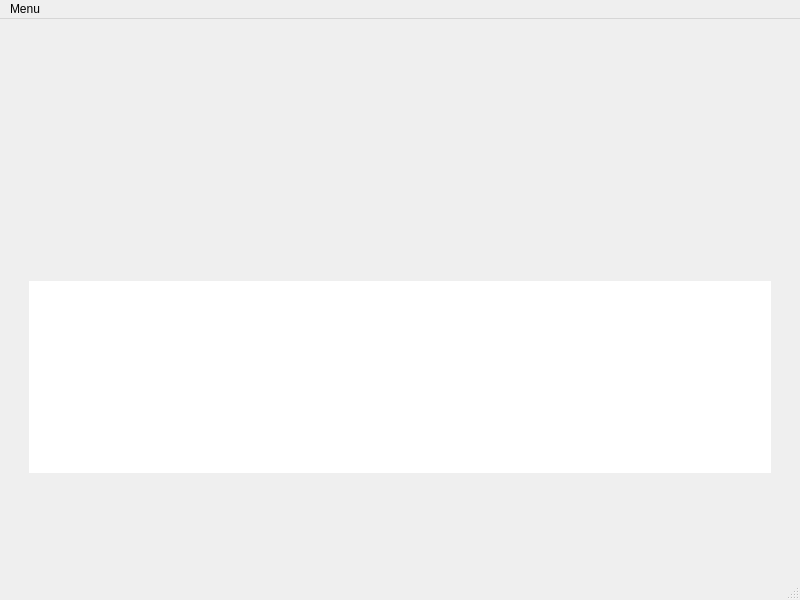
<?xml version="1.0" encoding="UTF-8"?>
<ui version="4.0">
 <class>MainWindow</class>
 <widget class="QMainWindow" name="MainWindow">
  <property name="geometry">
   <rect>
    <x>0</x>
    <y>0</y>
    <width>800</width>
    <height>600</height>
   </rect>
  </property>
  <property name="windowTitle">
   <string>Eneffco Diagram creator</string>
  </property>
  <widget class="QWidget" name="centralwidget">
   <layout class="QGridLayout" name="gridLayout">
    <item row="0" column="3">
     <spacer name="verticalSpacer">
      <property name="orientation">
       <enum>Qt::Vertical</enum>
      </property>
      <property name="sizeHint" stdset="0">
       <size>
        <width>20</width>
        <height>40</height>
       </size>
      </property>
     </spacer>
    </item>
    <item row="1" column="3">
     <layout class="QHBoxLayout" name="horizontalLayout">
      <item>
       <widget class="QLabel" name="loading_label">
        <property name="sizePolicy">
         <sizepolicy hsizetype="Fixed" vsizetype="Fixed">
          <horstretch>0</horstretch>
          <verstretch>0</verstretch>
         </sizepolicy>
        </property>
        <property name="minimumSize">
         <size>
          <width>150</width>
          <height>150</height>
         </size>
        </property>
        <property name="font">
         <font>
          <pointsize>20</pointsize>
         </font>
        </property>
        <property name="text">
         <string/>
        </property>
        <property name="scaledContents">
         <bool>true</bool>
        </property>
        <property name="textInteractionFlags">
         <set>Qt::NoTextInteraction</set>
        </property>
       </widget>
      </item>
     </layout>
    </item>
    <item row="2" column="3" rowspan="2">
     <layout class="QHBoxLayout" name="horizontalLayout_2">
      <item>
       <spacer name="verticalSpacer_5">
        <property name="orientation">
         <enum>Qt::Vertical</enum>
        </property>
        <property name="sizeHint" stdset="0">
         <size>
          <width>20</width>
          <height>40</height>
         </size>
        </property>
       </spacer>
      </item>
      <item>
       <widget class="QTextEdit" name="textEdit">
        <property name="font">
         <font>
          <pointsize>20</pointsize>
         </font>
        </property>
        <property name="frameShape">
         <enum>QFrame::NoFrame</enum>
        </property>
        <property name="frameShadow">
         <enum>QFrame::Plain</enum>
        </property>
        <property name="readOnly">
         <bool>true</bool>
        </property>
        <property name="html">
         <string>&lt;!DOCTYPE HTML PUBLIC &quot;-//W3C//DTD HTML 4.0//EN&quot; &quot;http://www.w3.org/TR/REC-html40/strict.dtd&quot;&gt;
&lt;html&gt;&lt;head&gt;&lt;meta name=&quot;qrichtext&quot; content=&quot;1&quot; /&gt;&lt;style type=&quot;text/css&quot;&gt;
p, li { white-space: pre-wrap; }
&lt;/style&gt;&lt;/head&gt;&lt;body style=&quot; font-family:'MS Shell Dlg 2'; font-size:20pt; font-weight:400; font-style:normal;&quot;&gt;
&lt;p style=&quot;-qt-paragraph-type:empty; margin-top:0px; margin-bottom:0px; margin-left:0px; margin-right:0px; -qt-block-indent:0; text-indent:0px;&quot;&gt;&lt;br /&gt;&lt;/p&gt;&lt;/body&gt;&lt;/html&gt;</string>
        </property>
       </widget>
      </item>
      <item>
       <spacer name="verticalSpacer_6">
        <property name="orientation">
         <enum>Qt::Vertical</enum>
        </property>
        <property name="sizeHint" stdset="0">
         <size>
          <width>20</width>
          <height>40</height>
         </size>
        </property>
       </spacer>
      </item>
     </layout>
    </item>
    <item row="4" column="3">
     <spacer name="verticalSpacer_2">
      <property name="orientation">
       <enum>Qt::Vertical</enum>
      </property>
      <property name="sizeHint" stdset="0">
       <size>
        <width>20</width>
        <height>40</height>
       </size>
      </property>
     </spacer>
    </item>
   </layout>
  </widget>
  <widget class="QMenuBar" name="menubar">
   <property name="geometry">
    <rect>
     <x>0</x>
     <y>0</y>
     <width>800</width>
     <height>18</height>
    </rect>
   </property>
   <widget class="QMenu" name="menuMenu">
    <property name="title">
     <string>Menu</string>
    </property>
    <addaction name="actionQuit"/>
   </widget>
   <addaction name="menuMenu"/>
  </widget>
  <widget class="QStatusBar" name="statusbar"/>
  <action name="actionQuit">
   <property name="text">
    <string>Quit</string>
   </property>
  </action>
 </widget>
 <resources/>
 <connections/>
</ui>
